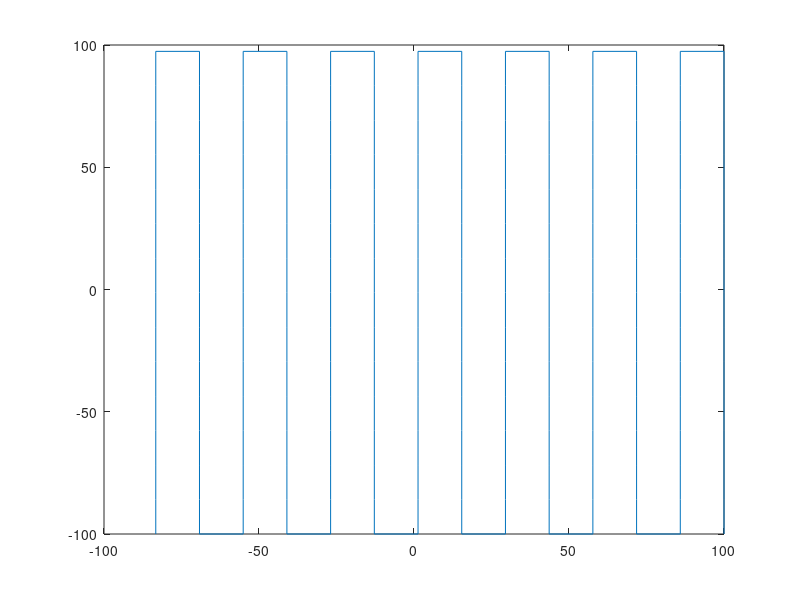

This figure's MATLAB source:
%% License and Manual
% Author: Baran Bodur
% Takes input from Labview user interface and determines positions to move
% respectively for a measurement (for Tpx3 and diamond)

%% Inputs (should be commented when feeded from Labview directly)

% User entered to Labview (in mm) (Detector center)
from_x = -110;
to_x = 80;
from_y = -110;
to_y = 200;
skip1 = 0; % skip measurement at a point if 1, not if 0
ordering = 4; % 1 for top-first, 2 for left-first, 3 for bottom-first,
% 4 for right-first, 5 for center-first (spiral outward)
row_divide = 8; % row_division of tpx3 chip (only for tpx3, 1 for diamond)
column_divide = 8; % column_division of tpx3 chip (only for tpx3, 1 for diamond)
% bin_size = 10 % user entered for diamond (commented for tpx3)
% covering_ratio = bin_size^2/(1.5^2*pi) % calculated for diamond (commented for tpx3)

% Constants from Labview (might be different for different detectors)
max_x = 100; % max possible x
min_x = -100; % min possible x
max_y = 100; % max possible y
min_y = -100; % min possible y
bin_size = 14.1; % Dimension of chip

%% Find positions to stop and stay within limits
% Check whether from_x is within limits and correct
if(from_x > max_x)
    from_x = max_x;
elseif(from_x < min_x)
    from_x = min_x;
end
% Check whether to_x is within limits and correct
if(to_x > max_x)
    to_x = max_x;
elseif(to_x < min_x)
    to_x = min_x;
end
% Create x positions according to bin_size
x_pos = from_x;
cur_x = from_x;
while(x_pos(end) < to_x)
    cur_x = cur_x + bin_size;
    x_pos = [x_pos,cur_x];
end
% Check whether last element of x_pos is within the limits
if(x_pos(end) > max_x)
    x_pos = x_pos(1:(end-1));
end

% Check whether from_y is within limits and correct
if(from_y > max_y)
    from_y = max_y;
elseif(from_y < min_y)
    from_y = min_y;
end
% Check whether to_y is within limits and correct
if(to_y > max_y)
    to_y = max_y;
elseif(to_y < min_y)
    to_y = min_y;
end
% Create x positions according to bin_size
y_pos = from_y;
cur_y = from_y;
while(y_pos(end) < to_y)
    cur_y = cur_y + bin_size;
    y_pos = [y_pos,cur_y];
end
% Check whether last element of x_pos is within the limits
if(y_pos(end) > max_y)
    y_pos = y_pos(1:(end-1));
end
% Give the arranged positions back
from_x_cor = x_pos(1)
to_x_cor = x_pos(end)
from_y_cor = y_pos(1)
to_y_cor = y_pos(end)

x_pos;
y_pos;
nx = length(x_pos);
ny = length(y_pos);
result_matrix = zeros((row_divide*ny),(column_divide*nx));

%%
sub_x_size = bin_size/column_divide;
sub_y_size = bin_size/row_divide;
divided_x_pos = linspace((x_pos(1) - bin_size/2 + sub_x_size/2),...
    (x_pos(end) + bin_size/2 - sub_x_size/2),(column_divide*nx));
divided_y_pos = linspace((y_pos(1) - bin_size/2 + sub_y_size/2),...
    (y_pos(end) + bin_size/2 - sub_y_size/2),(column_divide*ny));

%% Find the path according to given ordering
x_order_pos = []; % Initialize path arrays
y_order_pos = [];
asc_x_pos = sort(x_pos,'ascend'); % Order arrays to use later
des_x_pos = sort(x_pos,'descend');
asc_y_pos = sort(y_pos,'ascend');
des_y_pos = sort(y_pos,'descend');
if(ordering == 1)
    for i = 1:1:ny
        if(mod(i,2))
            x_order_pos = [x_order_pos, des_x_pos];
        else
            x_order_pos = [x_order_pos,asc_x_pos];
        end
        y_order_pos = [y_order_pos, des_y_pos(i)*ones(1,nx)];
    end
elseif(ordering == 2)
    for i = 1:1:nx
        if(mod(i,2))
            y_order_pos = [y_order_pos, des_y_pos];
        else
            y_order_pos = [y_order_pos,asc_y_pos];
        end
        x_order_pos = [x_order_pos, des_x_pos(i)*ones(1,ny)];
    end
elseif(ordering == 3)
    for i = 1:1:ny
        if(mod(i,2))
            x_order_pos = [x_order_pos, asc_x_pos];
        else
            x_order_pos = [x_order_pos,des_x_pos];
        end
        y_order_pos = [y_order_pos, asc_y_pos(i)*ones(1,nx)];
    end
elseif(ordering == 4)
    for i = 1:1:nx
        if(mod(i,2))
            y_order_pos = [y_order_pos, asc_y_pos];
        else
            y_order_pos = [y_order_pos,des_y_pos];
        end
        x_order_pos = [x_order_pos, asc_x_pos(i)*ones(1,ny)];
    end
elseif(ordering == 5)
%     x_center_index = round(nx/2);
%     y_center_index = round(ny/2);
%     for i = 1:1:(nx+ny-1)
%         
%     end
end
if(skip1)
    x_order_pos = x_order_pos(logical(mod(1:1:(nx*ny),2)));
    y_order_pos = y_order_pos(logical(mod(1:1:(nx*ny),2)));
end
l_x_order_pos = length(x_order_pos);
l_y_order_pos = length(y_order_pos);
x_order_pos;
y_order_pos;
plot(-x_order_pos,y_order_pos)